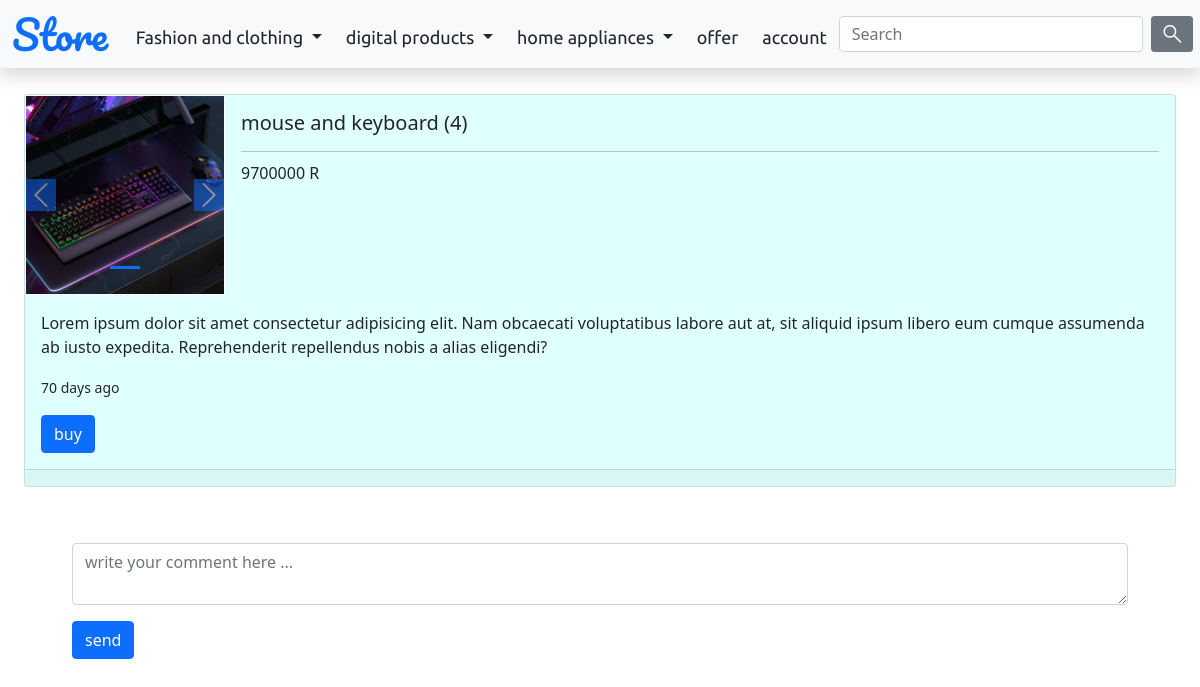
/product/17/, run on the app's committed database.
### products/models.py (models this page shows, shortened)
class AvatarP(models.Model):
    producte = models.ForeignKey("Producte", verbose_name=_("producte"), on_delete=models.CASCADE, related_name='avatar')
    avatar = models.ImageField(_("avatar"), upload_to='product_avatar/')
    def __str__(self):
        return self.avatar.name
    class Meta:
        managed = True
        verbose_name = 'AvatarP'
        verbose_name_plural = 'AvatarP'

class Producte(models.Model):
    category = models.ForeignKey("category", verbose_name=_("category"), on_delete=models.CASCADE, related_name='product')
    title = models.CharField(_("title"), max_length=150)
    describtion = models.TextField(_("describtion"), blank=True, null=True)
    price = models.PositiveIntegerField(_("price"))
    created_time = models.DateTimeField(_("created time"), auto_now_add=True)
    user = models.ForeignKey("accounts.Account", verbose_name=_("user"), on_delete=models.CASCADE, related_name='product', null=True, blank=True)
    off = models.PositiveSmallIntegerField(_("off"), default=0)
    count = models.PositiveSmallIntegerField(_("count"))
    def time_diff(self):
        now = datetime.datetime.utcnow().replace(tzinfo=utc)
        timediff = now - self.created_time
        return timediff.days
    def master_price(self):
        return int(round(self.price - self.price*self.off/100))
    class Meta:
        managed = True
        verbose_name = 'Producte'
        verbose_name_plural = 'Productes'

### products/views.py (the view)
# urls.py: path('product/<int:pk>/', ProductView.as_view()),
class ProductView(View):
    def get(self, request, pk):
        result = my_auth(request)
        template = loader.get_template('products/product.html')
        context = {'product': Producte.objects.get(pk=pk)}
        if result != 'redire':
            context = {'product': Producte.objects.get(pk=pk), 'account': Account.objects.get(id= result),
                       'buy': Buy.objects.filter(user = Account.objects.get(id= result), is_purchase = False, product = Producte.objects.get(pk=pk))}
        return HttpResponse(content=template.render(context, request))

### products/views.py (called while the page is built)
def my_auth(request):
    jwt_token = request.COOKIES.get('jwt-access')
    if jwt_token:
        decode_token = jwt.decode(jwt_token, settings.SECRET_KEY, ['HS256'])
        if Account.objects.get(id= decode_token['user_id']):
            return decode_token['user_id']
    else:
        return 'redire'

### static/templates/products/product.html (shortened to what this page needs)
{% load static %}
<!doctype html>
<html lang="en">
  <head>
    <link href="https://cdn.jsdelivr.net/npm/bootstrap@5.0.2/dist/css/bootstrap.min.css" rel="stylesheet">
    <link rel="stylesheet" href="{% static 'templates/master.css' %}">
  </head>
  <body class="">
    <header>
      {% include "upper_nav.html" %}
    </header>
    <main class="w-100 d-flex justify-content-center align-items-center flex-column px-4" style="padding-top: 70px;">
      <div class="card m-2 mt-4 w-100" style="min-width: 80%; background-color: lightcyan;">
        <div class="d-flex flex-column flex-wrap">
          <div class="d-flex flex-column flex-md-row">
            <div id="carouselExampleIndicators" class="carousel slide bg-dark card-img-top border-1 border-light"
              style="border-style: none; border-right-style: solid; border-left-style: solid; width: 200px; height: 200px;">
              <div class="carousel-indicators">
              {% for i in product.avatar.all %}
              {% if i == product.avatar.first %}
                <button type="button" data-bs-target="#carouselExampleIndicators" data-bs-slide-to="0"
                class="active bg-primary" aria-current="true" aria-label="Slide 1"></button>
              {% else %}
                <button type="button" data-bs-target="#carouselExampleIndicators" data-bs-slide-to="{{ forloop.counter0 }}"
                class="bg-primary" aria-label="Slide {{ forloop.counter }}"></button>
              {% endif %}
              {% endfor %}
              </div>
              <div class="carousel-inner">
              {% for i in product.avatar.all %}
              {% if i == product.avatar.first %}
                <div class="carousel-item active">
                    <img src="{% static '../media/' %}{{i}}" class="d-block border-light border-1"
                    style="border-style: solid; border-right-style: none; border-left-style: none; width: 200px; height: 200px;" alt="...">
                </div>
              {% else %}
                <div class="carousel-item">
                    <img src="{% static '../media/' %}{{i}}" class="d-block border-light border-1"
                    style="border-style: solid; border-right-style: none; border-left-style: none; width: 200px; height: 200px;" alt="...">
                </div>
              {% endif %}
              {% endfor %}
              </div>
              <button class="carousel-control-prev" type="button" data-bs-target="#carouselExampleIndicators" data-bs-slide="prev">
                <span class="carousel-control-prev-icon bg-primary" aria-hidden="true"></span>
              </button>
              <button class="carousel-control-next" type="button" data-bs-target="#carouselExampleIndicators" data-bs-slide="next">
                <span class="carousel-control-next-icon bg-primary" aria-hidden="true"></span>
              </button>
            </div>
            <div class="card-body">
              <h5 class="card-title">{{product.title}} ({{product.count}})</h5>
              <hr>
              {% if product.off == 0 %}
              <h6 class="card-subtitle">{{product.master_price}} R</h6>
              {% else %}
              <span class="fs-6 card-subtitle fw-bold">&nbsp;{{product.master_price}} R &nbsp;&nbsp;</span>
                <span class="badge bg-danger fs-6 rounded-pill  p-1">{{product.off}}%</span></span>
                <div class="fs-6 card-subtitle mt-1">&nbsp;<del>&nbsp;{{product.price}} </del></div>
              {% endif %}
            </div>
          </div>
          <div class="card-body">
            <p class="card-text">{{product.describtion}}</p>
            <p class="card-text"><small class="text-body-secondary">{{product.time_diff}} days ago</small></p>
            {% if not buy %}
            <button class="btn btn-primary buy">buy</button>
            {% endif %}
          </div>
        </div>
        <div class="card-footer">
        </div>
      </div>
      <form class="p-5 w-100" method="post" action="" id="loginform">
          <div class="form-group mb-3 w-100">
              <textarea class="form-control" placeholder="write your comment here ..." id="username" cols="2"></textarea>
          </div>
          <button type="submit" class="btn btn-primary d-block">send</button>
      </form>
    </main>
  </body>
</html>

### static/templates/master.css (style rules this page uses)
:root { --font4: 'Edu NSW ACT Foundation', cursive; --font1: 'Pacifico', cursive; --font3: 'Red Hat Display', sans-serif; --font2: 'Ubuntu', sans-serif; }

### data on the page
AvatarP: avatar (picture)
Producte: title "mouse and keyboard", count "4", master_price "9700000", describtion "Lorem ipsum dolor sit amet consectetur adipisicing elit. Nam obcaecati voluptatibus labore aut at, sit aliquid ipsum libero eum cumque assumenda ab iusto expedita. Reprehenderit repellendus nobis a alias eligendi?", time_diff "70"
